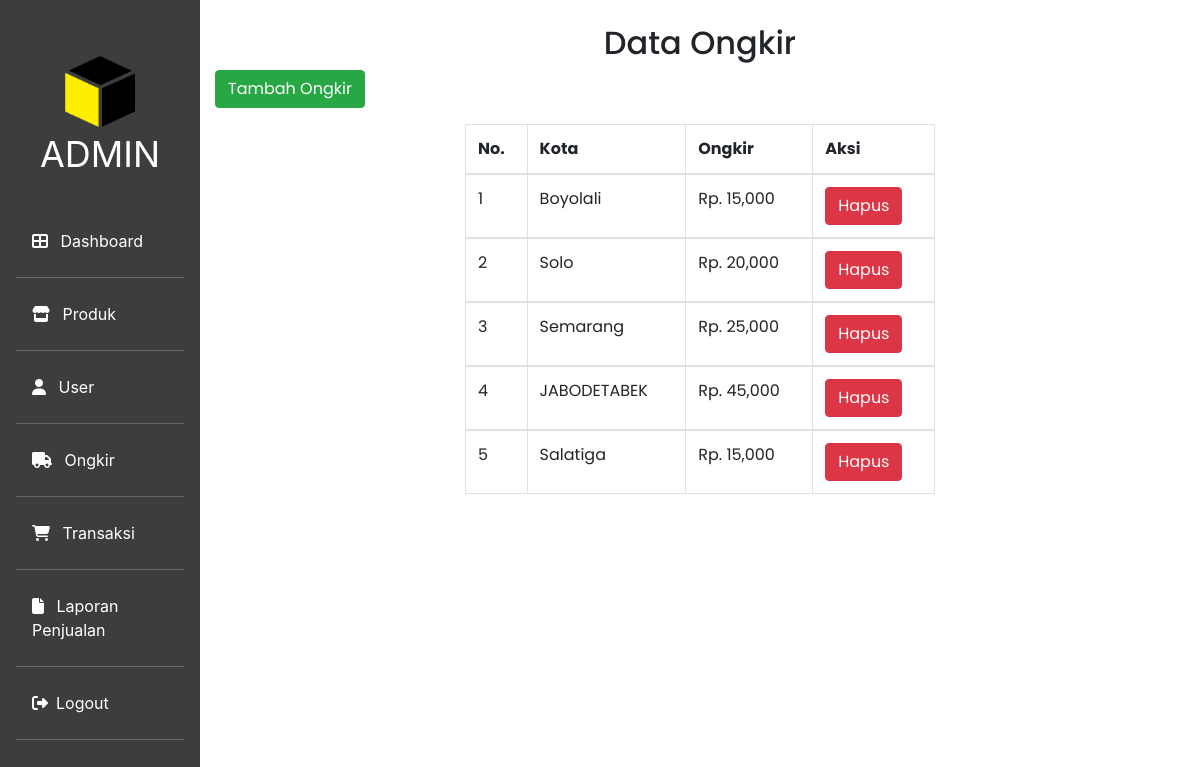
/project/Admin/admin.php?halaman=ongkir (signed in), run on the app's committed database.
### tables this page shows
CREATE TABLE `ongkir` (
  `id_ongkir` int(11) NOT NULL,
  `nama_kota` varchar(100) NOT NULL,
  `ongkir` int(11) NOT NULL
);

### project/function.php (called while the page is built, shortened)
<?php
    $conn = mysqli_connect("localhost", "root", "", "jastipbox");
    function query($query){
        global $conn;
        $result = mysqli_query($conn, $query);
        $rows = [];
        while($row = mysqli_fetch_assoc($result)){
            $rows[] = $row;
        }
        return $rows;
    }

### project/Admin/ongkir.php (the view, shortened to what this page needs)
<?php
$ongkir = query("SELECT * FROM ongkir");
?>
<h2 align="center">Data Ongkir</h2>
<a class="btn btn-success" href="admin.php?halaman=tambah_ongkir">Tambah Ongkir</a>
<div class="row">
    <div class="col-md-3">
    </div>
    <div class="col-md-6">
        <table class="table table-bordered">
            <thead>
                <tr>
                    <th>No.</th>
                    <th>Kota</th>
                    <th>Ongkir</th>
                    <th>Aksi</th>
                </tr>
            </thead>
            <?PHP $i = 1; ?>
            <?php foreach ($ongkir as $row) : ?>
                <tbody>
                    <tr>
                        <td><?= $i; ?></td>
                        <td><?= $row["nama_kota"]; ?></td>
                        <td>Rp. <?= number_format($row["ongkir"]); ?></td>
                        <td><a class="btn btn-danger" href="admin.php?halaman=hapus&id_barang=<?= $row['id_barang']; ?>" onclick="return confirm('Apakah anda ingin menghapus data?')">Hapus</a>
                        </td>
                    </tr>
                </tbody>
                <?php $i++; ?>
            <?php endforeach; ?>
        </table>
    </div>
    <div class="col-md-3"></div>
</div>

### project/css/admiin.css (style rules this page uses)
body { min-height: 100vh; }

### data on the page
ongkir: nama_kota "Boyolali", ongkir "15,000"
ongkir: nama_kota "Solo", ongkir "20,000"
ongkir: nama_kota "Semarang", ongkir "25,000"
ongkir: nama_kota "JABODETABEK", ongkir "45,000"
ongkir: nama_kota "Salatiga", ongkir "15,000"
